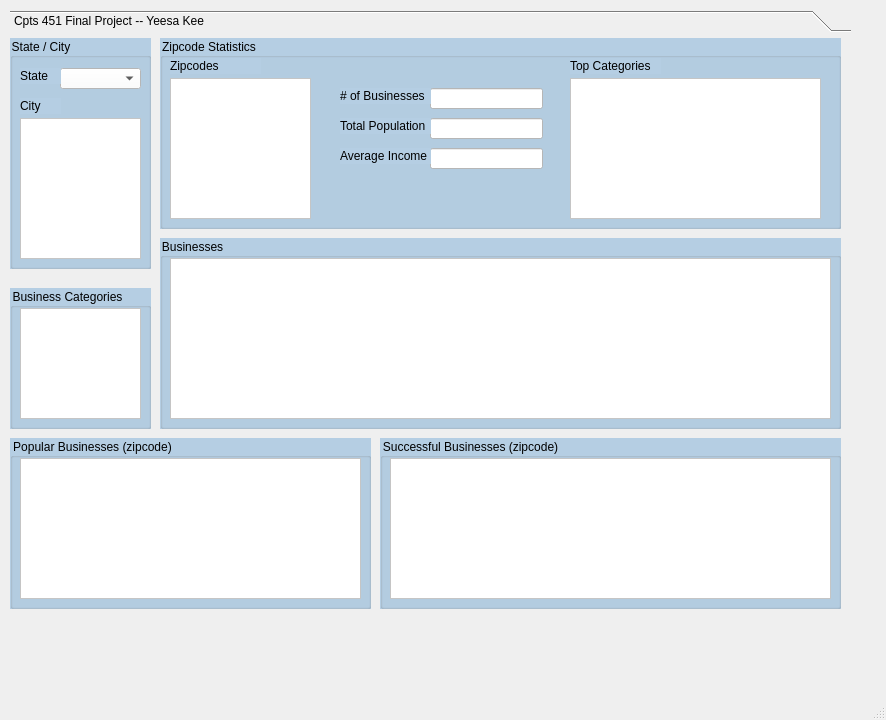
<?xml version="1.0" encoding="UTF-8"?>
<ui version="4.0">
 <class>MainWindow</class>
 <widget class="QMainWindow" name="MainWindow">
  <property name="geometry">
   <rect>
    <x>0</x>
    <y>0</y>
    <width>886</width>
    <height>720</height>
   </rect>
  </property>
  <property name="windowTitle">
   <string>MainWindow</string>
  </property>
  <widget class="QWidget" name="centralwidget">
   <widget class="QToolBox" name="toolBox">
    <property name="geometry">
     <rect>
      <x>10</x>
      <y>10</y>
      <width>841</width>
      <height>641</height>
     </rect>
    </property>
    <property name="styleSheet">
     <string notr="true">border-color: rgb(0, 0, 0);
font: 14pt &quot;Arial&quot;;</string>
    </property>
    <property name="currentIndex">
     <number>0</number>
    </property>
    <widget class="QWidget" name="page1">
     <property name="enabled">
      <bool>true</bool>
     </property>
     <property name="geometry">
      <rect>
       <x>0</x>
       <y>0</y>
       <width>841</width>
       <height>607</height>
      </rect>
     </property>
     <property name="autoFillBackground">
      <bool>false</bool>
     </property>
     <attribute name="label">
      <string>Cpts 451 Final Project -- Yeesa Kee</string>
     </attribute>
     <widget class="QGroupBox" name="groupBox">
      <property name="geometry">
       <rect>
        <x>0</x>
        <y>0</y>
        <width>141</width>
        <height>231</height>
       </rect>
      </property>
      <property name="styleSheet">
       <string notr="true">font: 12pt &quot;Arial&quot;;
background-color: rgb(181, 206, 227);</string>
      </property>
      <property name="title">
       <string>State / City</string>
      </property>
      <widget class="QComboBox" name="stateList">
       <property name="geometry">
        <rect>
         <x>50</x>
         <y>30</y>
         <width>81</width>
         <height>21</height>
        </rect>
       </property>
       <property name="styleSheet">
        <string notr="true">background-color: rgb(255, 255, 255);
selection-color: rgb(175, 200, 220);
font: 11pt;</string>
       </property>
      </widget>
      <widget class="QLabel" name="label">
       <property name="geometry">
        <rect>
         <x>10</x>
         <y>30</y>
         <width>41</width>
         <height>16</height>
        </rect>
       </property>
       <property name="styleSheet">
        <string notr="true">font: 14pt &quot;Arial&quot;;</string>
       </property>
       <property name="text">
        <string>State</string>
       </property>
      </widget>
      <widget class="QLabel" name="label_2">
       <property name="geometry">
        <rect>
         <x>10</x>
         <y>60</y>
         <width>41</width>
         <height>16</height>
        </rect>
       </property>
       <property name="styleSheet">
        <string notr="true">font: 14pt &quot;Arial&quot;;</string>
       </property>
       <property name="text">
        <string>City</string>
       </property>
      </widget>
      <widget class="QListWidget" name="cityList">
       <property name="geometry">
        <rect>
         <x>10</x>
         <y>80</y>
         <width>121</width>
         <height>141</height>
        </rect>
       </property>
       <property name="styleSheet">
        <string notr="true">background-color: rgb(255, 255, 255);</string>
       </property>
      </widget>
     </widget>
     <widget class="QGroupBox" name="groupBox_2">
      <property name="geometry">
       <rect>
        <x>150</x>
        <y>0</y>
        <width>681</width>
        <height>191</height>
       </rect>
      </property>
      <property name="styleSheet">
       <string notr="true">font: 12pt &quot;Arial&quot;;
background-color: rgb(181, 206, 227);</string>
      </property>
      <property name="title">
       <string>Zipcode Statistics</string>
      </property>
      <widget class="QLineEdit" name="numBusinesses">
       <property name="geometry">
        <rect>
         <x>270</x>
         <y>50</y>
         <width>113</width>
         <height>21</height>
        </rect>
       </property>
       <property name="styleSheet">
        <string notr="true">background-color: rgb(255, 255, 255);
</string>
       </property>
       <property name="readOnly">
        <bool>true</bool>
       </property>
      </widget>
      <widget class="QLabel" name="numBusinesses_label">
       <property name="geometry">
        <rect>
         <x>180</x>
         <y>50</y>
         <width>91</width>
         <height>16</height>
        </rect>
       </property>
       <property name="styleSheet">
        <string notr="true">font: 12pt &quot;Arial&quot;;</string>
       </property>
       <property name="text">
        <string># of Businesses</string>
       </property>
      </widget>
      <widget class="QLineEdit" name="totalPop">
       <property name="geometry">
        <rect>
         <x>270</x>
         <y>80</y>
         <width>113</width>
         <height>21</height>
        </rect>
       </property>
       <property name="styleSheet">
        <string notr="true">background-color: rgb(255, 255, 255);
</string>
       </property>
       <property name="readOnly">
        <bool>true</bool>
       </property>
      </widget>
      <widget class="QLineEdit" name="avgIncome">
       <property name="geometry">
        <rect>
         <x>270</x>
         <y>110</y>
         <width>113</width>
         <height>21</height>
        </rect>
       </property>
       <property name="styleSheet">
        <string notr="true">background-color: rgb(255, 255, 255);
</string>
       </property>
       <property name="readOnly">
        <bool>true</bool>
       </property>
      </widget>
      <widget class="QLabel" name="totalPop_label">
       <property name="geometry">
        <rect>
         <x>180</x>
         <y>80</y>
         <width>91</width>
         <height>16</height>
        </rect>
       </property>
       <property name="styleSheet">
        <string notr="true">font: 12pt &quot;Arial&quot;;</string>
       </property>
       <property name="text">
        <string>Total Population</string>
       </property>
      </widget>
      <widget class="QLabel" name="avgIncome_label">
       <property name="geometry">
        <rect>
         <x>180</x>
         <y>110</y>
         <width>91</width>
         <height>16</height>
        </rect>
       </property>
       <property name="styleSheet">
        <string notr="true">font: 12pt &quot;Arial&quot;;</string>
       </property>
       <property name="text">
        <string>Average Income</string>
       </property>
      </widget>
      <widget class="QLabel" name="numBusinesses_label_2">
       <property name="geometry">
        <rect>
         <x>410</x>
         <y>20</y>
         <width>91</width>
         <height>16</height>
        </rect>
       </property>
       <property name="styleSheet">
        <string notr="true">font: 12pt &quot;Arial&quot;;</string>
       </property>
       <property name="text">
        <string>Top Categories</string>
       </property>
      </widget>
      <widget class="QTableWidget" name="topCategories">
       <property name="geometry">
        <rect>
         <x>410</x>
         <y>40</y>
         <width>251</width>
         <height>141</height>
        </rect>
       </property>
       <property name="styleSheet">
        <string notr="true">background-color: rgb(255, 255, 255);
font: 10pt &quot;Arial&quot;;</string>
       </property>
       <attribute name="horizontalHeaderVisible">
        <bool>true</bool>
       </attribute>
       <attribute name="horizontalHeaderStretchLastSection">
        <bool>true</bool>
       </attribute>
       <attribute name="verticalHeaderVisible">
        <bool>false</bool>
       </attribute>
      </widget>
      <widget class="QLabel" name="numBusinesses_label_5">
       <property name="geometry">
        <rect>
         <x>10</x>
         <y>20</y>
         <width>91</width>
         <height>16</height>
        </rect>
       </property>
       <property name="styleSheet">
        <string notr="true">font: 12pt &quot;Arial&quot;;</string>
       </property>
       <property name="text">
        <string>Zipcodes</string>
       </property>
      </widget>
      <widget class="QListWidget" name="zipcodeList">
       <property name="geometry">
        <rect>
         <x>10</x>
         <y>40</y>
         <width>141</width>
         <height>141</height>
        </rect>
       </property>
       <property name="styleSheet">
        <string notr="true">background-color: rgb(255, 255, 255);</string>
       </property>
      </widget>
     </widget>
     <widget class="QGroupBox" name="groupBox_3">
      <property name="geometry">
       <rect>
        <x>150</x>
        <y>200</y>
        <width>681</width>
        <height>191</height>
       </rect>
      </property>
      <property name="styleSheet">
       <string notr="true">font: 12pt &quot;Arial&quot;;
background-color: rgb(181, 206, 227);</string>
      </property>
      <property name="title">
       <string>Businesses</string>
      </property>
      <widget class="QTableWidget" name="businessTable">
       <property name="geometry">
        <rect>
         <x>10</x>
         <y>20</y>
         <width>661</width>
         <height>161</height>
        </rect>
       </property>
       <property name="styleSheet">
        <string notr="true">background-color: rgb(255, 255, 255);
font: 10pt &quot;Arial&quot;;</string>
       </property>
       <attribute name="horizontalHeaderVisible">
        <bool>true</bool>
       </attribute>
       <attribute name="horizontalHeaderStretchLastSection">
        <bool>true</bool>
       </attribute>
       <attribute name="verticalHeaderVisible">
        <bool>false</bool>
       </attribute>
      </widget>
     </widget>
     <widget class="QGroupBox" name="groupBox_4">
      <property name="geometry">
       <rect>
        <x>0</x>
        <y>250</y>
        <width>141</width>
        <height>141</height>
       </rect>
      </property>
      <property name="styleSheet">
       <string notr="true">font: 12pt &quot;Arial&quot;;
background-color: rgb(181, 206, 227);</string>
      </property>
      <property name="title">
       <string>Business Categories</string>
      </property>
      <widget class="QListWidget" name="categoryList">
       <property name="geometry">
        <rect>
         <x>10</x>
         <y>20</y>
         <width>121</width>
         <height>111</height>
        </rect>
       </property>
       <property name="styleSheet">
        <string notr="true">background-color: rgb(255, 255, 255);
font: 12pt ;</string>
       </property>
      </widget>
     </widget>
     <widget class="QGroupBox" name="groupBox_9">
      <property name="geometry">
       <rect>
        <x>0</x>
        <y>400</y>
        <width>361</width>
        <height>171</height>
       </rect>
      </property>
      <property name="styleSheet">
       <string notr="true">font: 12pt &quot;Arial&quot;;
background-color: rgb(181, 206, 227);</string>
      </property>
      <property name="title">
       <string>Popular Businesses (zipcode)</string>
      </property>
      <widget class="QTableWidget" name="popularTable">
       <property name="geometry">
        <rect>
         <x>10</x>
         <y>20</y>
         <width>341</width>
         <height>141</height>
        </rect>
       </property>
       <property name="styleSheet">
        <string notr="true">background-color: rgb(255, 255, 255);
font: 10pt &quot;Arial&quot;;</string>
       </property>
       <attribute name="horizontalHeaderVisible">
        <bool>true</bool>
       </attribute>
       <attribute name="horizontalHeaderStretchLastSection">
        <bool>true</bool>
       </attribute>
       <attribute name="verticalHeaderVisible">
        <bool>false</bool>
       </attribute>
      </widget>
     </widget>
     <widget class="QGroupBox" name="groupBox_10">
      <property name="geometry">
       <rect>
        <x>370</x>
        <y>400</y>
        <width>461</width>
        <height>171</height>
       </rect>
      </property>
      <property name="styleSheet">
       <string notr="true">font: 12pt &quot;Arial&quot;;
background-color: rgb(181, 206, 227);</string>
      </property>
      <property name="title">
       <string>Successful Businesses (zipcode)</string>
      </property>
      <widget class="QTableWidget" name="successTable">
       <property name="geometry">
        <rect>
         <x>10</x>
         <y>20</y>
         <width>441</width>
         <height>141</height>
        </rect>
       </property>
       <property name="styleSheet">
        <string notr="true">background-color: rgb(255, 255, 255);
font: 10pt &quot;Arial&quot;;</string>
       </property>
       <attribute name="horizontalHeaderVisible">
        <bool>true</bool>
       </attribute>
       <attribute name="horizontalHeaderStretchLastSection">
        <bool>true</bool>
       </attribute>
       <attribute name="verticalHeaderVisible">
        <bool>false</bool>
       </attribute>
      </widget>
     </widget>
    </widget>
   </widget>
  </widget>
  <widget class="QMenuBar" name="menubar">
   <property name="geometry">
    <rect>
     <x>0</x>
     <y>0</y>
     <width>886</width>
     <height>24</height>
    </rect>
   </property>
  </widget>
  <widget class="QStatusBar" name="statusbar"/>
 </widget>
 <resources/>
 <connections/>
</ui>
